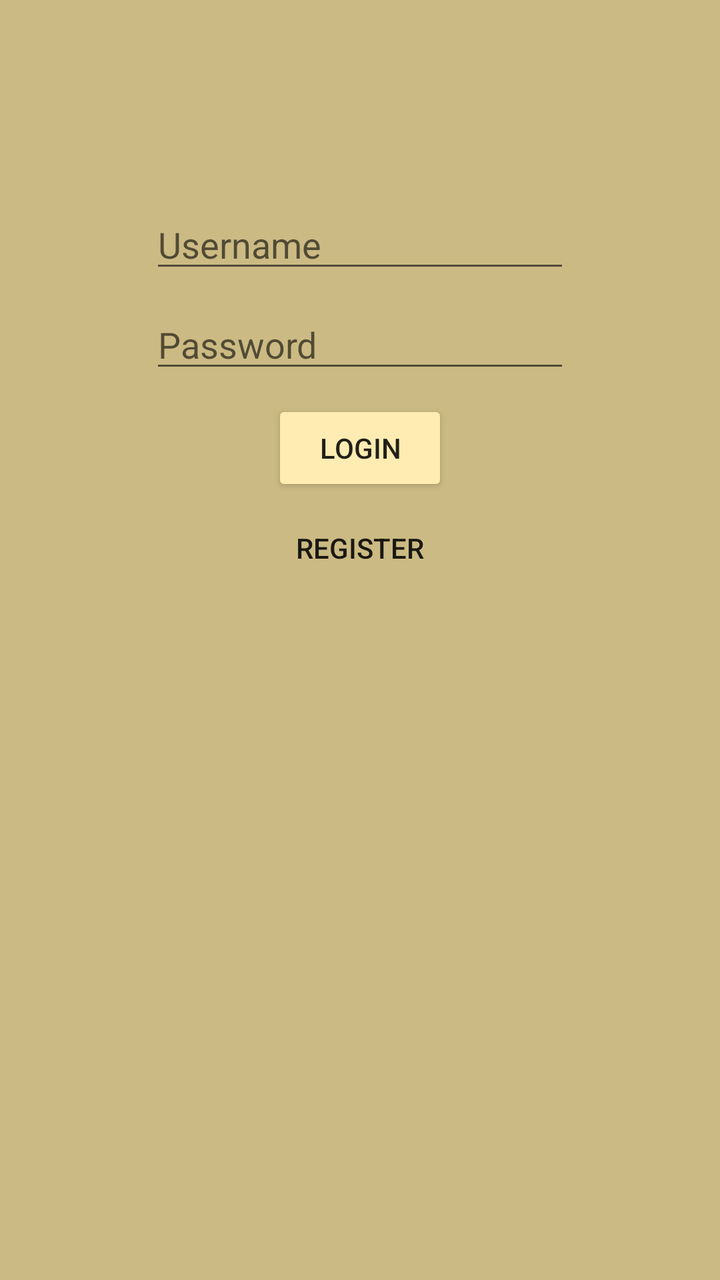
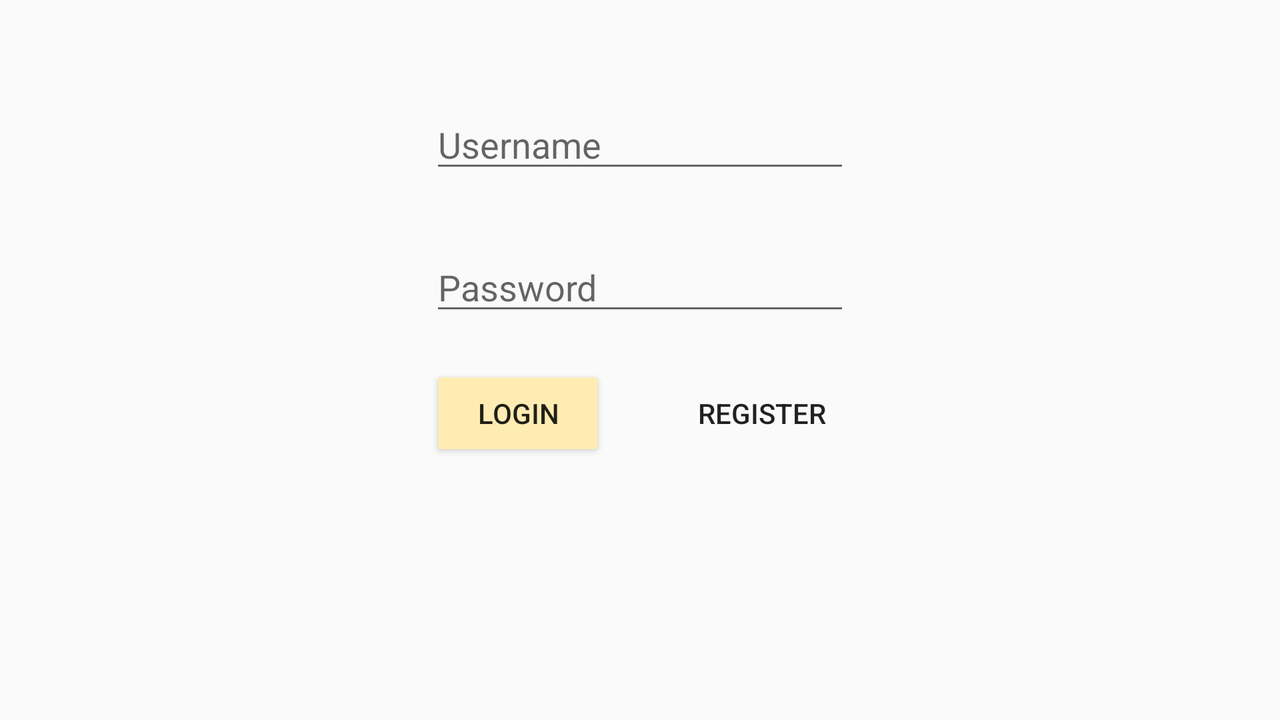

The same Android screen from two of the app's own layout files: first res/layout/ as a phone draws it, then the author's variant for another configuration, drawn on a device whose configuration selects that folder. Both files follow.
<!-- AndroidManifest.xml: application theme AppTheme -->
<!-- res/layout/activity_login_page.xml -->
<?xml version="1.0" encoding="utf-8"?>
<RelativeLayout xmlns:android="http://schemas.android.com/apk/res/android"
    xmlns:app="http://schemas.android.com/apk/res-auto"
    android:layout_width="match_parent" android:layout_height="match_parent"
    android:background="@color/colorPrimary">

    <ImageView
        android:id="@+id/imageView_logo"
        android:layout_width="wrap_content"
        android:layout_height="wrap_content"

        android:layout_centerHorizontal="true"
        android:layout_marginTop="50dp"
        android:contentDescription="@string/logo"
        app:srcCompat="@mipmap/ic_launcher" />

    <EditText
        android:id="@+id/editText_username"
        android:layout_width="wrap_content"
        android:layout_height="wrap_content"
        android:layout_marginTop="100dp"
        android:layout_centerHorizontal="true"
        android:ems="10"
        android:hint="@string/Username"
        android:inputType="textEmailAddress" />

    <EditText
        android:id="@+id/editText_userPassword"
        android:layout_width="wrap_content"
        android:layout_height="wrap_content"
        android:layout_centerHorizontal="true"
        android:ems="10"
        android:layout_marginTop="150dp"
        android:hint="@string/Password"
        android:inputType="textPassword"
        android:textEditSuggestionItemLayout="@string/Password" />

    <Button
        android:id="@+id/button_Login"
        android:layout_width="wrap_content"
        android:layout_height="wrap_content"
        android:layout_centerHorizontal="true"
        android:text="@string/LoginPage"
        android:onClick="goToFrontpage"
        android:layout_marginTop="200dp"/>

    <Button
        android:id="@+id/registerBtn"
        style="@style/Widget.AppCompat.Button.Borderless"
        android:layout_width="wrap_content"
        android:layout_height="wrap_content"
        android:layout_centerHorizontal="true"
        android:layout_marginTop="250dp"
        android:onClick="goToRegisterPage"
        android:text="Register" />


</RelativeLayout>
<!-- resources referenced by this layout -->
<resources>
  <color name="colorPrimary">#cbba83</color>
  <string name="LoginPage">Login</string>
  <string name="Password">Password</string>
  <string name="Username">Username</string>
  <string name="logo">Logo</string>
  <style name="AppTheme" parent="Theme.AppCompat.Light.DarkActionBar">
          
          <item name="colorPrimary">@color/colorPrimary</item>
          <item name="colorPrimaryDark">@color/colorPrimaryDark</item>
          <item name="colorAccent">@color/colorAccent</item>
          <item name="colorButtonNormal">@color/colorPrimaryDark</item>
      </style>
  <color name="colorPrimaryDark">#ffecb3</color>
  <color name="colorAccent">#ffffe5</color>
</resources>
<!-- res/layout-land/activity_login_page.xml (the author's variant of the layout above) -->
<!-- drawn on the phone turned sideways -->
<?xml version="1.0" encoding="utf-8"?>
<RelativeLayout xmlns:android="http://schemas.android.com/apk/res/android"
    xmlns:app="http://schemas.android.com/apk/res-auto"
    android:layout_width="match_parent" android:layout_height="match_parent">

    <ImageView
        android:id="@+id/imageView_logo"
        android:layout_width="wrap_content"
        android:layout_height="wrap_content"
        android:layout_alignParentTop="true"
        android:layout_centerHorizontal="true"
        android:layout_marginTop="20dp"
        android:contentDescription="@string/logo"
        app:srcCompat="@mipmap/ic_launcher" />

    <EditText
        android:id="@+id/editText_username"
        android:layout_width="wrap_content"
        android:layout_height="wrap_content"
        android:layout_below="@+id/imageView_logo"
        android:layout_centerHorizontal="true"
        android:layout_marginTop="30dp"
        android:ems="10"
        android:hint="@string/Username"
        android:inputType="textEmailAddress" />

    <EditText
        android:id="@+id/editText_userPassword"
        android:layout_width="wrap_content"
        android:layout_height="wrap_content"
        android:layout_alignLeft="@+id/editText_username"
        android:layout_alignStart="@+id/editText_username"
        android:layout_below="@+id/editText_username"
        android:layout_marginTop="30dp"

        android:ems="10"
        android:hint="@string/Password"
        android:inputType="textPassword"
        android:textEditSuggestionItemLayout="@string/Password" />

    <Button
        android:id="@+id/button_Login"
        android:layout_width="wrap_content"
        android:layout_height="wrap_content"
        android:layout_marginTop="20dp"
        android:text="@string/LoginPage"
        android:layout_below="@+id/editText_userPassword"
        android:layout_alignLeft="@+id/editText_userPassword"
        android:layout_alignStart="@+id/editText_userPassword"
        android:onClick="goToFrontpage"/>

    <Button
        android:id="@+id/registerBtn"
        style="@style/Widget.AppCompat.Button.Borderless"
        android:layout_width="wrap_content"
        android:layout_height="wrap_content"
        android:layout_marginTop="20dp"
        android:layout_below="@+id/editText_userPassword"
        android:layout_alignRight="@+id/editText_userPassword"
        android:layout_alignEnd="@+id/editText_userPassword"
        android:onClick="goToRegisterPage"
        android:text="Register" />
</RelativeLayout>
<!-- resources referenced by the variant -->
<!-- as the phone turned sideways resolves them -->
<resources>
  <string name="LoginPage">Login</string>
  <string name="Password">Password</string>
  <string name="Username">Username</string>
  <string name="logo">Logo</string>
  <style name="AppTheme" parent="Theme.AppCompat.Light.DarkActionBar">
          
          <item name="colorPrimary">@color/colorPrimary</item>
          <item name="colorPrimaryDark">@color/colorPrimaryDark</item>
          <item name="colorAccent">@color/colorAccent</item>
          <item name="colorButtonNormal">@color/colorPrimaryDark</item>
      </style>
  <color name="colorPrimary">#cbba83</color>
  <color name="colorPrimaryDark">#ffecb3</color>
  <color name="colorAccent">#ffffe5</color>
</resources>
